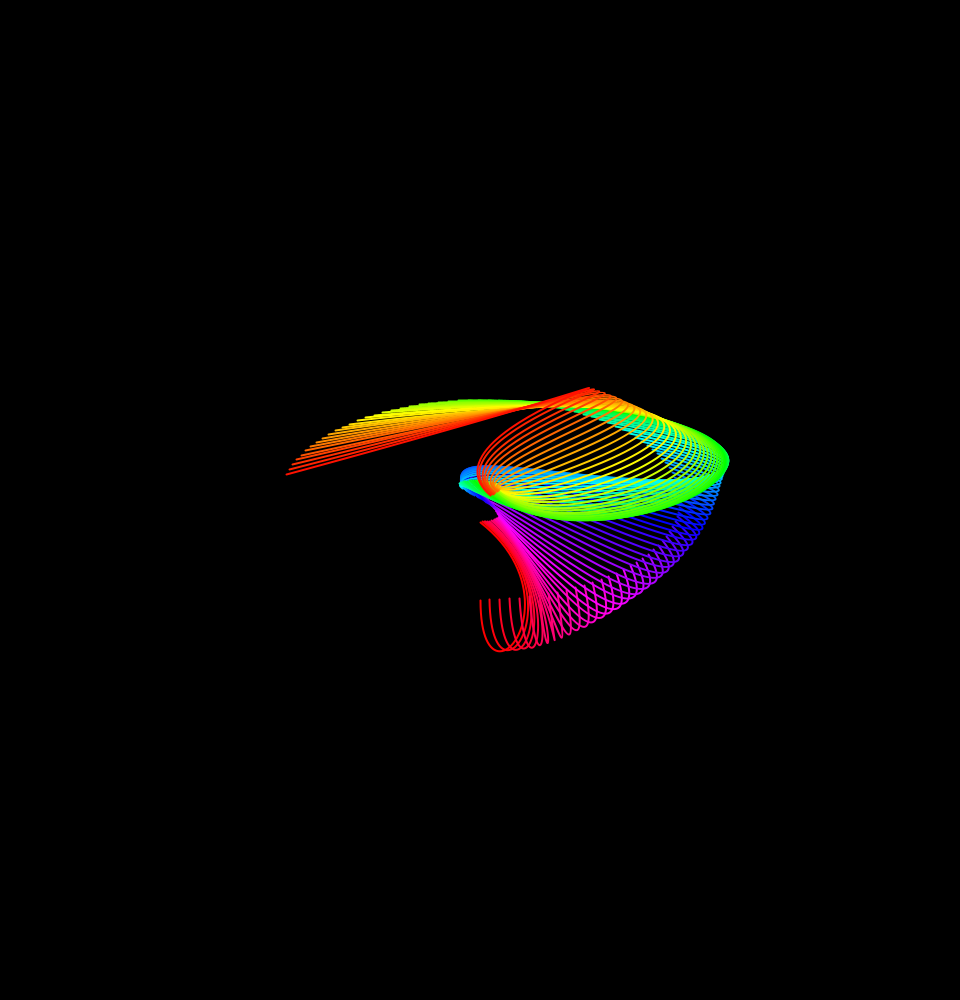
Frame 1 (no input)
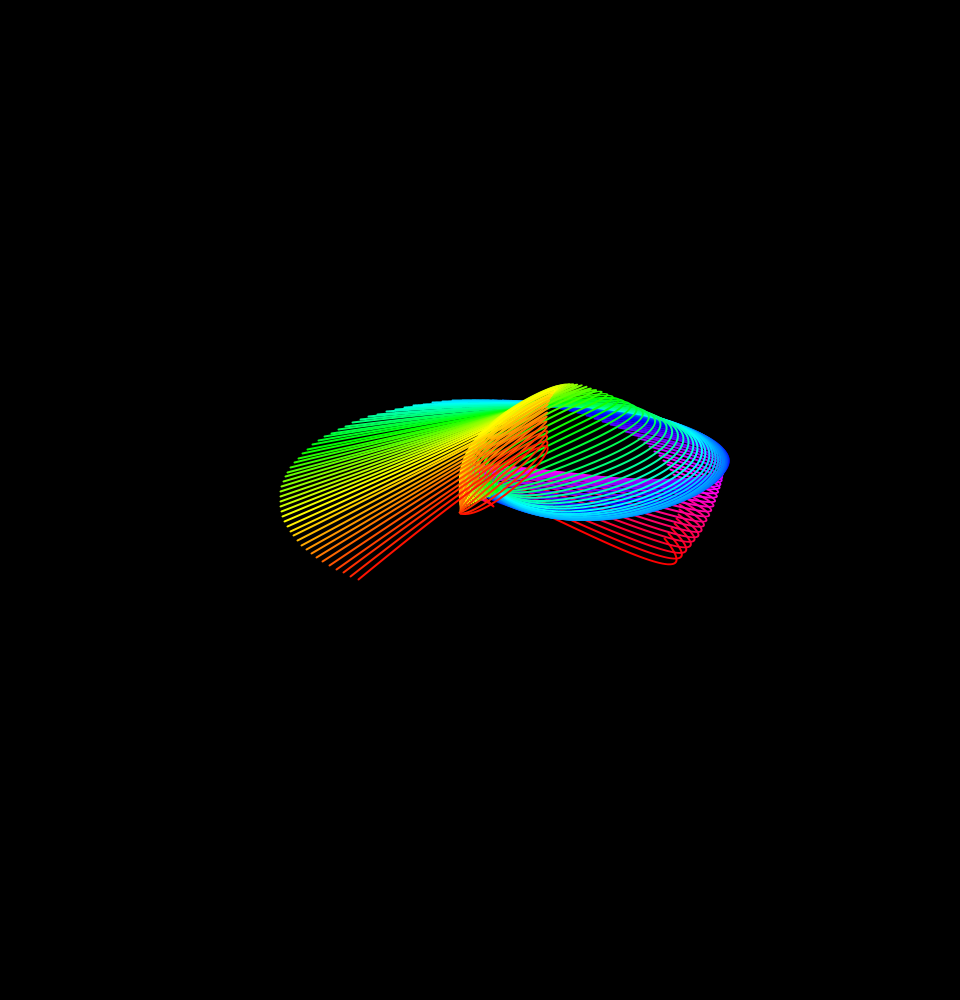
Frame 60 (the mouse pressed at the canvas centre just before this capture)
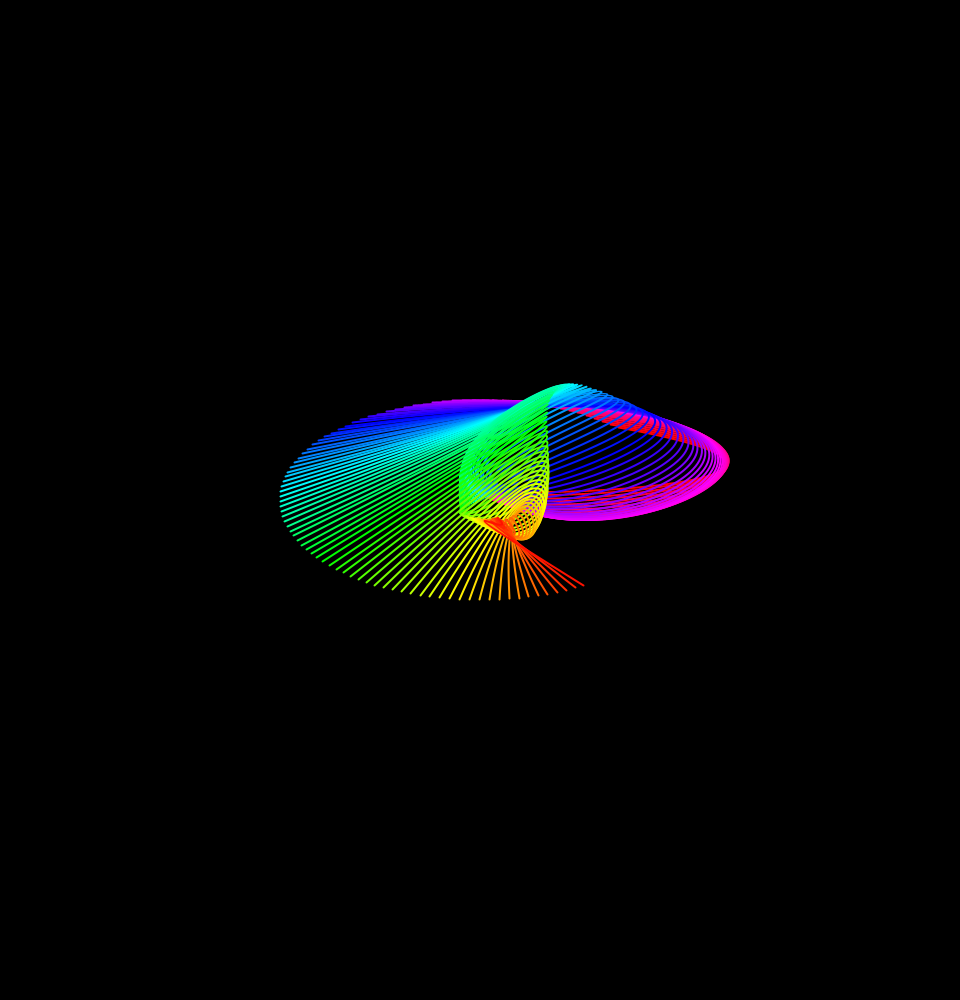
Frame 120 (the mouse held since frame 60 and released just before this capture)

The Processing sketch that drew these frames (run headless with seeded random() and noise(); from frame 60 on, the mouse is pressed at the canvas centre):

// Processing sketch: sin_cos_2016_12_23
// ── sin_cos_2016_12_23.pde
float t = 0;

void setup() {
  size(960, 1000);
  
  colorMode(HSB);
  
  strokeWeight(2);

  background(0);
  
}

void draw() {
  background(0);
  
  translate(width/2, height/2);
  
  for(float i = 0; i < 90; i++) {
    stroke(255 - int (i * 2.84), 255, 255);
    
    //line(x1(t + i), y1(t + i), x2(t + i), y2(t + i));
    
    noFill();
    
    bezier(x1(t + i), y1(t + i), x2(t + i), y2(t + i), x3(t + i), y3(t + i), x4(t + i), y4(t + i)); 
    
    
  }
  
  
  
  t = t + 0.4;
}

float x1(float t) {
  return sin(t / 20) * 200;
}

float y1(float t) {
  return cos(t / 20) * 100;
}

float x2(float t) {
  return sin(t / 40) * 400 + sin(t/50) * 90;
}

float y2(float t) {
  return cos(t / 30) * 200 + cos( t / 12) * 20;
}

float x3(float t) {
  return cos(t/10) * 100;
}

float y3(float t) {
  return cos(t / 10) * 100;
}

float x4(float t) {
  return sin(t / 10) * 20 + sin(t) * 0.2;
}

float y4(float t) {
  return cos(t / 20) * 20 + cos( t / 12) * 2;
}
